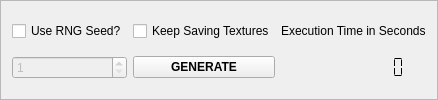
             <widget class="QFrame" name="frame_15">
              <property name="maximumSize">
               <size>
                <width>16777215</width>
                <height>100</height>
               </size>
              </property>
              <property name="frameShape">
               <enum>QFrame::StyledPanel</enum>
              </property>
              <property name="frameShadow">
               <enum>QFrame::Raised</enum>
              </property>
              <layout class="QGridLayout" name="gridLayout_38">
               <item row="1" column="0">
                <widget class="QSpinBox" name="spinBox_myseedTexture">
                 <property name="enabled">
                  <bool>false</bool>
                 </property>
                 <property name="minimum">
                  <number>1</number>
                 </property>
                 <property name="maximum">
                  <number>999999999</number>
                 </property>
                 <property name="singleStep">
                  <number>1</number>
                 </property>
                 <property name="value">
                  <number>1</number>
                 </property>
                </widget>
               </item>
               <item row="0" column="0">
                <widget class="QCheckBox" name="checkBox_useseedTexture">
                 <property name="text">
                  <string>Use RNG Seed?</string>
                 </property>
                </widget>
               </item>
               <item row="1" column="1">
                <widget class="QPushButton" name="pushButton_23">
                 <property name="font">
                  <font>
                   <weight>75</weight>
                   <bold>true</bold>
                  </font>
                 </property>
                 <property name="text">
                  <string>GENERATE</string>
                 </property>
                </widget>
               </item>
               <item row="1" column="2">
                <widget class="QLCDNumber" name="lcd2">
                 <property name="frameShape">
                  <enum>QFrame::NoFrame</enum>
                 </property>
                 <property name="digitCount">
                  <number>10</number>
                 </property>
                 <property name="segmentStyle">
                  <enum>QLCDNumber::Flat</enum>
                 </property>
                </widget>
               </item>
               <item row="0" column="1">
                <widget class="QCheckBox" name="checkBoxKST">
                 <property name="text">
                  <string>Keep Saving Textures</string>
                 </property>
                </widget>
               </item>
               <item row="0" column="2" alignment="Qt::AlignRight">
                <widget class="QLabel" name="label_21">
                 <property name="text">
                  <string>Execution Time in Seconds</string>
                 </property>
                </widget>
               </item>
              </layout>
             </widget>
